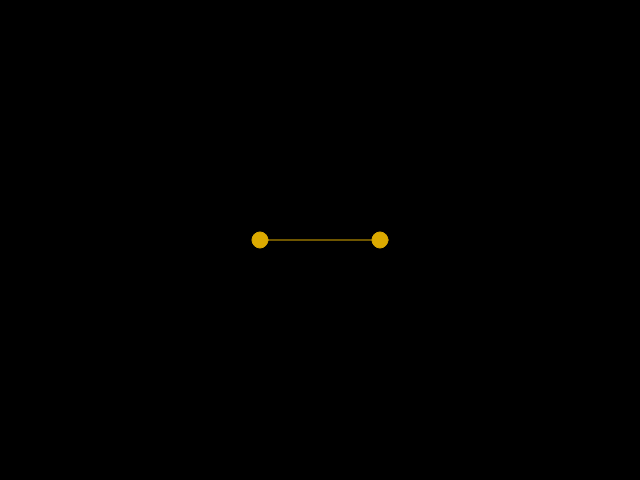
Frame 1 (no input)
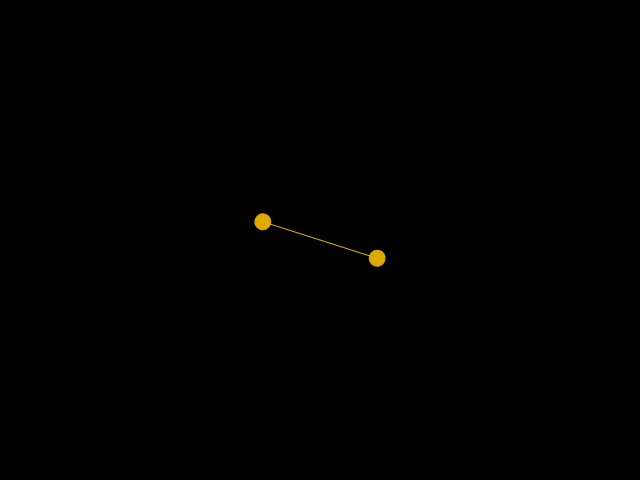
Frame 60 (no input)
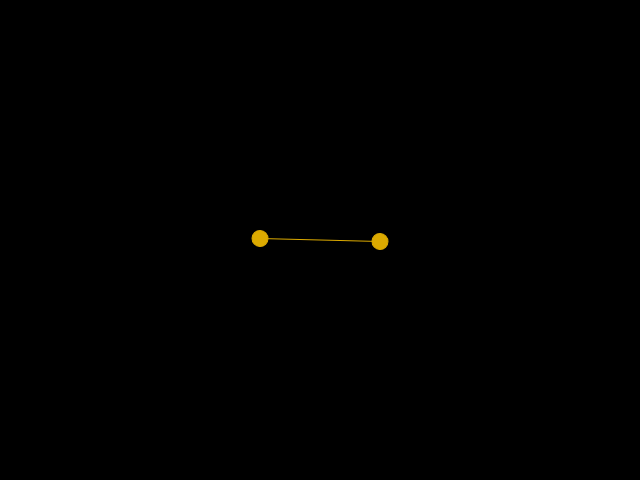
Frame 120 (the mouse pressed at the canvas centre since frame 60)

The p5.js sketch that drew these frames (run headless with seeded random() and noise() and a simulated clock; from frame 60 on, the mouse is pressed at the canvas centre):

// p5.js sketch
// ── sketch.js
var angle = 0;
var aVelocity = 0;
var aAcceleration = 0.002;

function setup() {
	createCanvas(640, 480);
}

function draw() {
	background(0);

	stroke(220, 170, 0);
	fill(220, 170, 0);
	//strokeWeight(1);

	push();
	translate(width/2, height/2);
	rotate(angle);
	line(-60, 0, 60, 0);
	ellipse(60, 0, 16, 16);
	ellipse(-60, 0, 16, 16);
	pop();

	aVelocity += aAcceleration;
	aVelocity = constrain(aVelocity, 0, 0.1);
	angle += aVelocity;


}
